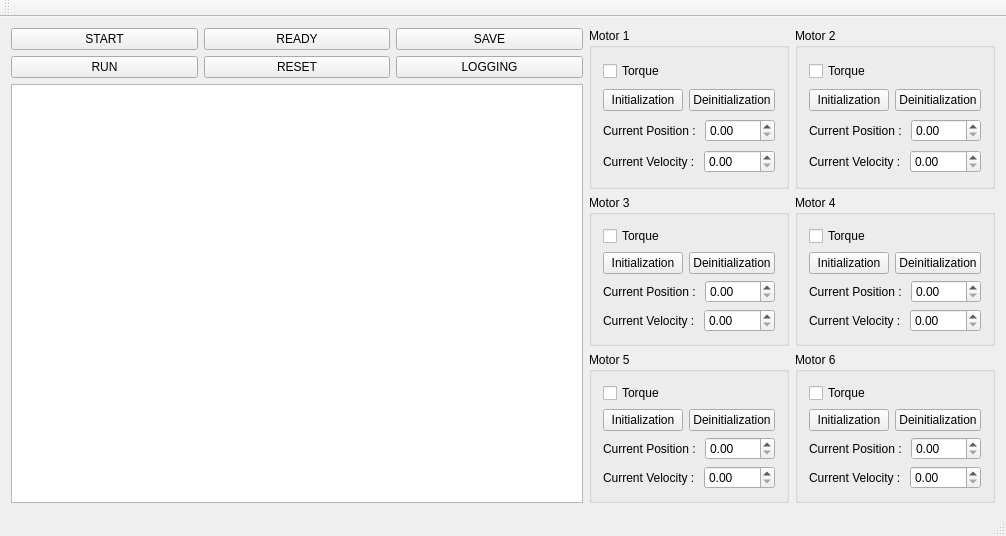
<?xml version="1.0" encoding="UTF-8"?>
<ui version="4.0">
 <class>MainWindow</class>
 <widget class="QMainWindow" name="MainWindow">
  <property name="geometry">
   <rect>
    <x>0</x>
    <y>0</y>
    <width>1006</width>
    <height>536</height>
   </rect>
  </property>
  <property name="windowTitle">
   <string>MainWindow</string>
  </property>
  <widget class="QWidget" name="centralWidget">
   <layout class="QGridLayout" name="gridLayout_8">
    <item row="0" column="0">
     <layout class="QGridLayout" name="gridLayout_7">
      <item row="0" column="0">
       <widget class="QPushButton" name="btnStart">
        <property name="text">
         <string>START</string>
        </property>
       </widget>
      </item>
      <item row="0" column="1">
       <widget class="QPushButton" name="btnReady">
        <property name="text">
         <string>READY</string>
        </property>
       </widget>
      </item>
      <item row="0" column="2">
       <widget class="QPushButton" name="btnSave">
        <property name="text">
         <string>SAVE</string>
        </property>
       </widget>
      </item>
      <item row="1" column="0">
       <widget class="QPushButton" name="btnRun">
        <property name="text">
         <string>RUN</string>
        </property>
       </widget>
      </item>
      <item row="1" column="1">
       <widget class="QPushButton" name="btnReset">
        <property name="text">
         <string>RESET</string>
        </property>
       </widget>
      </item>
      <item row="1" column="2">
       <widget class="QPushButton" name="btnLogging">
        <property name="text">
         <string>LOGGING</string>
        </property>
       </widget>
      </item>
     </layout>
    </item>
    <item row="0" column="1" rowspan="2">
     <widget class="QGroupBox" name="groupBox">
      <property name="enabled">
       <bool>true</bool>
      </property>
      <property name="font">
       <font>
        <weight>50</weight>
        <bold>false</bold>
       </font>
      </property>
      <property name="title">
       <string>Motor 1</string>
      </property>
      <layout class="QGridLayout" name="gridLayout_3">
       <item row="3" column="0">
        <layout class="QHBoxLayout" name="horizontalLayout_2">
         <item>
          <widget class="QLabel" name="label_2">
           <property name="text">
            <string>Current Velocity : </string>
           </property>
          </widget>
         </item>
         <item>
          <widget class="QDoubleSpinBox" name="sbVel_m1"/>
         </item>
        </layout>
       </item>
       <item row="0" column="0">
        <widget class="QCheckBox" name="cbTorqueEnable_m1">
         <property name="text">
          <string>Torque</string>
         </property>
        </widget>
       </item>
       <item row="2" column="0">
        <layout class="QHBoxLayout" name="horizontalLayout">
         <item>
          <widget class="QLabel" name="label">
           <property name="text">
            <string>Current Position : </string>
           </property>
          </widget>
         </item>
         <item>
          <widget class="QDoubleSpinBox" name="sbPos_m1"/>
         </item>
        </layout>
       </item>
       <item row="1" column="0">
        <layout class="QHBoxLayout" name="horizontalLayout_3">
         <item>
          <widget class="QPushButton" name="btnInit_m1">
           <property name="text">
            <string>Initialization</string>
           </property>
          </widget>
         </item>
         <item>
          <widget class="QPushButton" name="btnDeinit_m1">
           <property name="text">
            <string>Deinitialization</string>
           </property>
          </widget>
         </item>
        </layout>
       </item>
      </layout>
     </widget>
    </item>
    <item row="0" column="2" rowspan="2">
     <widget class="QGroupBox" name="groupBox_2">
      <property name="title">
       <string>Motor 2</string>
      </property>
      <layout class="QGridLayout" name="gridLayout_4">
       <item row="1" column="0">
        <layout class="QHBoxLayout" name="horizontalLayout_6">
         <item>
          <widget class="QPushButton" name="btnInit_m2">
           <property name="text">
            <string>Initialization</string>
           </property>
          </widget>
         </item>
         <item>
          <widget class="QPushButton" name="btnDeinit_m2">
           <property name="text">
            <string>Deinitialization</string>
           </property>
          </widget>
         </item>
        </layout>
       </item>
       <item row="3" column="0">
        <layout class="QHBoxLayout" name="horizontalLayout_5">
         <item>
          <widget class="QLabel" name="label_4">
           <property name="text">
            <string>Current Velocity : </string>
           </property>
          </widget>
         </item>
         <item>
          <widget class="QDoubleSpinBox" name="sbVel_m2"/>
         </item>
        </layout>
       </item>
       <item row="2" column="0">
        <layout class="QHBoxLayout" name="horizontalLayout_4">
         <item>
          <widget class="QLabel" name="label_3">
           <property name="text">
            <string>Current Position : </string>
           </property>
          </widget>
         </item>
         <item>
          <widget class="QDoubleSpinBox" name="sbPos_m2"/>
         </item>
        </layout>
       </item>
       <item row="0" column="0">
        <widget class="QCheckBox" name="cbTorqueEnable_m2">
         <property name="text">
          <string>Torque</string>
         </property>
        </widget>
       </item>
      </layout>
     </widget>
    </item>
    <item row="1" column="0" rowspan="3">
     <widget class="QTextBrowser" name="tbMessage"/>
    </item>
    <item row="2" column="1">
     <widget class="QGroupBox" name="groupBox_3">
      <property name="title">
       <string>Motor 3</string>
      </property>
      <layout class="QGridLayout" name="gridLayout_6">
       <item row="2" column="0">
        <layout class="QHBoxLayout" name="horizontalLayout_7">
         <item>
          <widget class="QLabel" name="label_5">
           <property name="text">
            <string>Current Position : </string>
           </property>
          </widget>
         </item>
         <item>
          <widget class="QDoubleSpinBox" name="sbPos_m3"/>
         </item>
        </layout>
       </item>
       <item row="3" column="0">
        <layout class="QHBoxLayout" name="horizontalLayout_8">
         <item>
          <widget class="QLabel" name="label_6">
           <property name="text">
            <string>Current Velocity : </string>
           </property>
          </widget>
         </item>
         <item>
          <widget class="QDoubleSpinBox" name="sbVel_m3"/>
         </item>
        </layout>
       </item>
       <item row="1" column="0">
        <layout class="QHBoxLayout" name="horizontalLayout_9">
         <item>
          <widget class="QPushButton" name="btnInit_m3">
           <property name="text">
            <string>Initialization</string>
           </property>
          </widget>
         </item>
         <item>
          <widget class="QPushButton" name="btnDeinit_m3">
           <property name="text">
            <string>Deinitialization</string>
           </property>
          </widget>
         </item>
        </layout>
       </item>
       <item row="0" column="0">
        <widget class="QCheckBox" name="cbTorqueEnable_m3">
         <property name="text">
          <string>Torque</string>
         </property>
        </widget>
       </item>
      </layout>
     </widget>
    </item>
    <item row="2" column="2">
     <widget class="QGroupBox" name="groupBox_4">
      <property name="title">
       <string>Motor 4</string>
      </property>
      <layout class="QGridLayout" name="gridLayout_5">
       <item row="2" column="0">
        <layout class="QHBoxLayout" name="horizontalLayout_10">
         <item>
          <widget class="QLabel" name="label_7">
           <property name="text">
            <string>Current Position : </string>
           </property>
          </widget>
         </item>
         <item>
          <widget class="QDoubleSpinBox" name="sbPos_m4"/>
         </item>
        </layout>
       </item>
       <item row="1" column="0">
        <layout class="QHBoxLayout" name="horizontalLayout_12">
         <item>
          <widget class="QPushButton" name="btnInit_m4">
           <property name="text">
            <string>Initialization</string>
           </property>
          </widget>
         </item>
         <item>
          <widget class="QPushButton" name="btnDeinit_m4">
           <property name="text">
            <string>Deinitialization</string>
           </property>
          </widget>
         </item>
        </layout>
       </item>
       <item row="0" column="0">
        <widget class="QCheckBox" name="cbTorqueEnable_m4">
         <property name="text">
          <string>Torque</string>
         </property>
        </widget>
       </item>
       <item row="3" column="0">
        <layout class="QHBoxLayout" name="horizontalLayout_11">
         <item>
          <widget class="QLabel" name="label_8">
           <property name="text">
            <string>Current Velocity : </string>
           </property>
          </widget>
         </item>
         <item>
          <widget class="QDoubleSpinBox" name="sbVel_m4"/>
         </item>
        </layout>
       </item>
      </layout>
     </widget>
    </item>
    <item row="3" column="1">
     <widget class="QGroupBox" name="groupBox_5">
      <property name="title">
       <string>Motor 5</string>
      </property>
      <layout class="QGridLayout" name="gridLayout_2">
       <item row="1" column="0">
        <layout class="QHBoxLayout" name="horizontalLayout_15">
         <item>
          <widget class="QPushButton" name="btnInit_m5">
           <property name="text">
            <string>Initialization</string>
           </property>
          </widget>
         </item>
         <item>
          <widget class="QPushButton" name="btnDeinit_m5">
           <property name="text">
            <string>Deinitialization</string>
           </property>
          </widget>
         </item>
        </layout>
       </item>
       <item row="0" column="0">
        <widget class="QCheckBox" name="cbTorqueEnable_m5">
         <property name="text">
          <string>Torque</string>
         </property>
        </widget>
       </item>
       <item row="3" column="0">
        <layout class="QHBoxLayout" name="horizontalLayout_14">
         <item>
          <widget class="QLabel" name="label_10">
           <property name="text">
            <string>Current Velocity : </string>
           </property>
          </widget>
         </item>
         <item>
          <widget class="QDoubleSpinBox" name="sbVel_m5"/>
         </item>
        </layout>
       </item>
       <item row="2" column="0">
        <layout class="QHBoxLayout" name="horizontalLayout_13">
         <item>
          <widget class="QLabel" name="label_9">
           <property name="text">
            <string>Current Position : </string>
           </property>
          </widget>
         </item>
         <item>
          <widget class="QDoubleSpinBox" name="sbPos_m5"/>
         </item>
        </layout>
       </item>
      </layout>
     </widget>
    </item>
    <item row="3" column="2">
     <widget class="QGroupBox" name="groupBox_6">
      <property name="title">
       <string>Motor 6</string>
      </property>
      <layout class="QGridLayout" name="gridLayout">
       <item row="0" column="0">
        <widget class="QCheckBox" name="cbTorqueEnable_m6">
         <property name="text">
          <string>Torque</string>
         </property>
        </widget>
       </item>
       <item row="2" column="0">
        <layout class="QHBoxLayout" name="horizontalLayout_16">
         <item>
          <widget class="QLabel" name="label_11">
           <property name="text">
            <string>Current Position : </string>
           </property>
          </widget>
         </item>
         <item>
          <widget class="QDoubleSpinBox" name="sbPos_m6"/>
         </item>
        </layout>
       </item>
       <item row="3" column="0">
        <layout class="QHBoxLayout" name="horizontalLayout_17">
         <item>
          <widget class="QLabel" name="label_12">
           <property name="text">
            <string>Current Velocity : </string>
           </property>
          </widget>
         </item>
         <item>
          <widget class="QDoubleSpinBox" name="sbVel_m6"/>
         </item>
        </layout>
       </item>
       <item row="1" column="0">
        <layout class="QHBoxLayout" name="horizontalLayout_18">
         <item>
          <widget class="QPushButton" name="btnInit_m6">
           <property name="text">
            <string>Initialization</string>
           </property>
          </widget>
         </item>
         <item>
          <widget class="QPushButton" name="btnDeinit_m6">
           <property name="text">
            <string>Deinitialization</string>
           </property>
          </widget>
         </item>
        </layout>
       </item>
      </layout>
     </widget>
    </item>
   </layout>
  </widget>
  <widget class="QMenuBar" name="menuBar">
   <property name="geometry">
    <rect>
     <x>0</x>
     <y>0</y>
     <width>1006</width>
     <height>20</height>
    </rect>
   </property>
  </widget>
  <widget class="QToolBar" name="mainToolBar">
   <attribute name="toolBarArea">
    <enum>TopToolBarArea</enum>
   </attribute>
   <attribute name="toolBarBreak">
    <bool>false</bool>
   </attribute>
  </widget>
  <widget class="QStatusBar" name="statusBar"/>
 </widget>
 <layoutdefault spacing="6" margin="11"/>
 <resources/>
 <connections/>
</ui>
